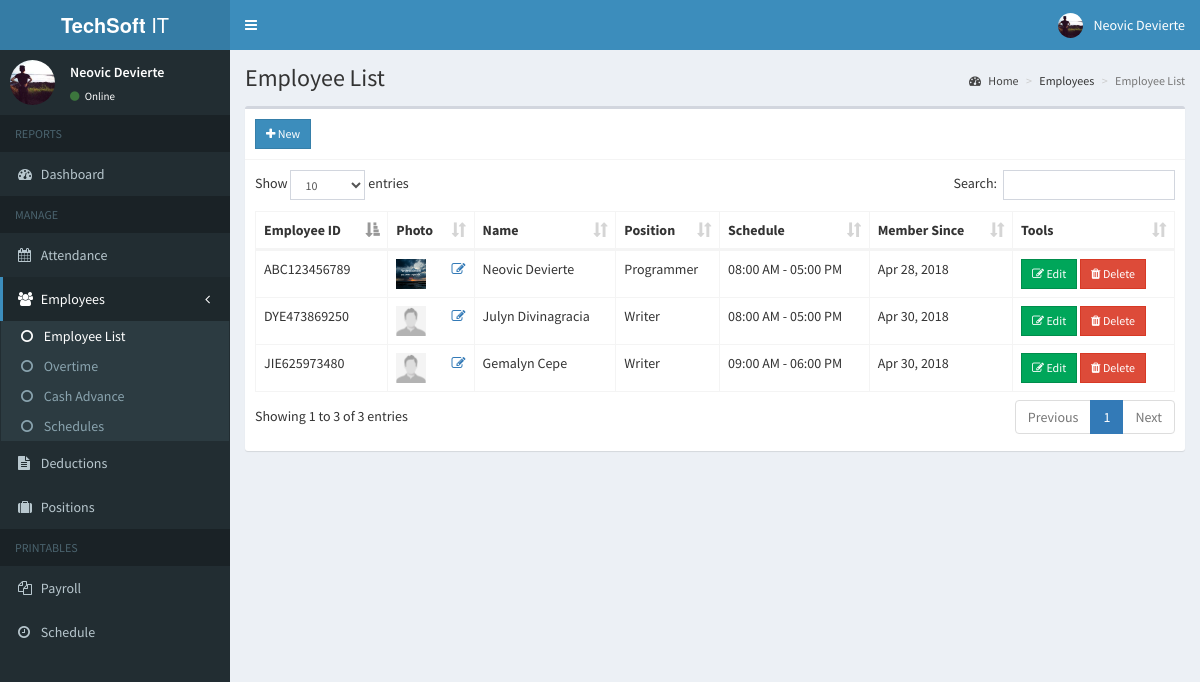
Screenshot of /admin/employee.php (signed in) with the database file from the repository.
### tables this page shows
CREATE TABLE `employees` (
  `id` int(11) NOT NULL,
  `employee_id` varchar(15) NOT NULL,
  `firstname` varchar(50) NOT NULL,
  `lastname` varchar(50) NOT NULL,
  `address` text NOT NULL,
  `birthdate` date NOT NULL,
  `contact_info` varchar(100) NOT NULL,
  `gender` varchar(10) NOT NULL,
  `position_id` int(11) NOT NULL,
  `schedule_id` int(11) NOT NULL,
  `photo` varchar(200) NOT NULL,
  `created_on` date NOT NULL
);

CREATE TABLE `position` (
  `id` int(11) NOT NULL,
  `description` varchar(150) NOT NULL,
  `rate` double NOT NULL
);

CREATE TABLE `schedules` (
  `id` int(11) NOT NULL,
  `time_in` time NOT NULL,
  `time_out` time NOT NULL
);

### admin/includes/session.php (called while the page is built, shortened)
<?php
	include 'includes/conn.php';
	$sql = "SELECT * FROM admin WHERE id = '".$_SESSION['admin']."'";
	$query = $conn->query($sql);
	$user = $query->fetch_assoc();
?>

### admin/employee.php (the view, shortened to what this page needs)
<?php include 'includes/session.php'; ?>
<?php include 'includes/header.php'; ?>
<body class="hold-transition skin-blue sidebar-mini">
<div class="wrapper">
  <?php include 'includes/navbar.php'; ?>
  <?php include 'includes/menubar.php'; ?>
  <div class="content-wrapper">
    <section class="content-header">
      <h1>
        Employee List
      </h1>
      <ol class="breadcrumb">
        <li><a href="#"><i class="fa fa-dashboard"></i> Home</a></li>
        <li>Employees</li>
        <li class="active">Employee List</li>
      </ol>
    </section>
    <section class="content">
      <div class="row">
        <div class="col-xs-12">
          <div class="box">
            <div class="box-header with-border">
               <a href="#addnew" data-toggle="modal" class="btn btn-primary btn-sm btn-flat"><i class="fa fa-plus"></i> New</a>
            </div>
            <div class="box-body">
              <table id="example1" class="table table-bordered">
                <thead>
                  <th>Employee ID</th>
                  <th>Photo</th>
                  <th>Name</th>
                  <th>Position</th>
                  <th>Schedule</th>
                  <th>Member Since</th>
                  <th>Tools</th>
                </thead>
                <tbody>
                  <?php
                    $sql = "SELECT *, employees.id AS empid FROM employees LEFT JOIN position ON position.id=employees.position_id LEFT JOIN schedules ON schedules.id=employees.schedule_id";
                    $query = $conn->query($sql);
                    while($row = $query->fetch_assoc()){
                      ?>
                        <tr>
                          <td><?php echo $row['employee_id']; ?></td>
                          <td><img src="<?php echo (!empty($row['photo']))? '../images/'.$row['photo']:'../images/profile.jpg'; ?>" width="30px" height="30px"> <a href="#edit_photo" data-toggle="modal" class="pull-right photo" data-id="<?php echo $row['empid']; ?>"><span class="fa fa-edit"></span></a></td>
                          <td><?php echo $row['firstname'].' '.$row['lastname']; ?></td>
                          <td><?php echo $row['description']; ?></td>
                          <td><?php echo date('h:i A', strtotime($row['time_in'])).' - '.date('h:i A', strtotime($row['time_out'])); ?></td>
                          <td><?php echo date('M d, Y', strtotime($row['created_on'])) ?></td>
                          <td>
                            <button class="btn btn-success btn-sm edit btn-flat" data-id="<?php echo $row['empid']; ?>"><i class="fa fa-edit"></i> Edit</button>
                            <button class="btn btn-danger btn-sm delete btn-flat" data-id="<?php echo $row['empid']; ?>"><i class="fa fa-trash"></i> Delete</button>
                          </td>
                        </tr>
                      <?php
                    }
                  ?>
                </tbody>
              </table>
            </div>
          </div>
        </div>
      </div>
    </section>
  </div>
</div>
</body>
</html>

### admin/includes/navbar.php (shortened to what this page needs)
<header class="main-header">
    <a href="index2.html" class="logo">
      <span class="logo-lg"><b>TechSoft</b> IT</span>
    </a>
    <nav class="navbar navbar-static-top">
      <a href="#" class="sidebar-toggle" data-toggle="push-menu" role="button">
      </a>
      <div class="navbar-custom-menu">
        <ul class="nav navbar-nav">
          <li class="dropdown user user-menu">
            <a href="#" class="dropdown-toggle" data-toggle="dropdown">
              <img src="<?php echo (!empty($user['photo'])) ? '../images/'.$user['photo'] : '../images/profile.jpg'; ?>" class="user-image" alt="User Image">
              <span class="hidden-xs"><?php echo $user['firstname'].' '.$user['lastname']; ?></span>
            </a>
          </li>
        </ul>
      </div>
    </nav>
  </header>

### admin/includes/menubar.php
<aside class="main-sidebar">
    <section class="sidebar">
      <div class="user-panel">
        <div class="pull-left image">
          <img src="<?php echo (!empty($user['photo'])) ? '../images/'.$user['photo'] : '../images/profile.jpg'; ?>" class="img-circle" alt="User Image">
        </div>
        <div class="pull-left info">
          <p><?php echo $user['firstname'].' '.$user['lastname']; ?></p>
          <a><i class="fa fa-circle text-success"></i> Online</a>
        </div>
      </div>
      <ul class="sidebar-menu" data-widget="tree">
        <li class="header">REPORTS</li>
        <li class=""><a href="home.php"><i class="fa fa-dashboard"></i> <span>Dashboard</span></a></li>
        <li class="header">MANAGE</li>
        <li><a href="attendance.php"><i class="fa fa-calendar"></i> <span>Attendance</span></a></li>
        <li class="treeview">
          <a href="#">
            <i class="fa fa-users"></i>
            <span>Employees</span>
            <span class="pull-right-container">
              <i class="fa fa-angle-left pull-right"></i>
            </span>
          </a>
          <ul class="treeview-menu">
            <li><a href="employee.php"><i class="fa fa-circle-o"></i> Employee List</a></li>
            <li><a href="overtime.php"><i class="fa fa-circle-o"></i> Overtime</a></li>
            <li><a href="cashadvance.php"><i class="fa fa-circle-o"></i> Cash Advance</a></li>
            <li><a href="schedule.php"><i class="fa fa-circle-o"></i> Schedules</a></li>
          </ul>
        </li>
        <li><a href="deduction.php"><i class="fa fa-file-text"></i> Deductions</a></li>
        <li><a href="position.php"><i class="fa fa-suitcase"></i> Positions</a></li>
        <li class="header">PRINTABLES</li>
        <li><a href="payroll.php"><i class="fa fa-files-o"></i> <span>Payroll</span></a></li>
        <li><a href="schedule_employee.php"><i class="fa fa-clock-o"></i> <span>Schedule</span></a></li>
      </ul>
    </section>
  </aside>

### rows the page displays
employees: employee "ABC123456789", photo (picture), firstname "Neovic", lastname "Devierte", position.description "Programmer", schedule.time_in "08:00 AM", schedule.time_out "05:00 PM", created_on "Apr 28, 2018"
employees: employee "DYE473869250", firstname "Julyn", lastname "Divinagracia", position.description "Writer", schedule.time_in "08:00 AM", schedule.time_out "05:00 PM", created_on "Apr 30, 2018"
employees: employee "JIE625973480", firstname "Gemalyn", lastname "Cepe", position.description "Writer", schedule.time_in "09:00 AM", schedule.time_out "06:00 PM", created_on "Apr 30, 2018"

### other values shown
$user['firstname'] "Neovic"
$user['lastname'] "Devierte"
